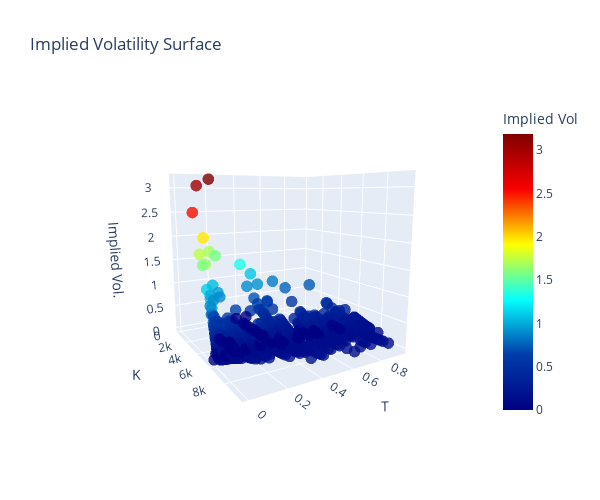

Source (notebook cell):
### Markdown cell above
The heatmap above displays the mean relative error between the Black-Scholes model and market prices, binned by strike price (x-axis) and time to maturity (y-axis).

### Key Observations:

Mid to long maturities and moderate strikes (central region) tend to exhibit lower relative errors, indicating better model performance in more liquid, near-the-money scenarios.

However, an important fact that should not be neglected, is that while the Black-Scholes model assumes that the volatility is constant, to compute this prices I have used the `Yahoo finance` implied volatility, which is not constant.

### Code cell
import plotly.graph_objects as go

df = BS_df_call.dropna(subset=['strike', 'T', 'impliedVolatility'])


fig = go.Figure(data=[go.Scatter3d(
    x=df['strike'],
    y=df['T'],
    z=df['impliedVolatility'],
    mode='markers',
    marker=dict(
        size=4,
        color=df['impliedVolatility'],      
        colorscale='jet',     
        colorbar=dict(title='Implied Vol'),
        opacity=0.8
    )
)])

fig.update_layout(
    title='Implied Volatility Surface',
    scene=dict(
        xaxis_title='K',
        yaxis_title='T',
        zaxis_title='Implied Vol.'
    ),
    width=600,
    height=500
)

### Figure 1 — Plotly figure (JSON) as saved in the notebook; plotly's stock layout.template omitted (floating-point values rounded to 4 significant figures; data arrays with more than 128 entries replaced by an {"elided": "..."} marker saying what was removed)
{"data": [{"marker": {"color": {"elided": "2218 float values"}, "colorbar": {"title": {"text": "Implied Vol"}}, "colorscale": [[0, "rgb(0,0,131)"], [0.2, "rgb(0,60,170)"], [0.4, "rgb(5,255,255)"], [0.6, "rgb(255,255,0)"], [0.8, "rgb(250,0,0)"], [1, "rgb(128,0,0)"]], "opacity": 0.8, "size": 4}, "mode": "markers", "type": "scatter3d", "x": {"elided": "2218 float values"}, "y": {"elided": "2218 float values"}, "z": {"elided": "2218 float values"}}], "layout": {"height": 500, "scene": {"aspectmode": "auto", "aspectratio": {"x": 1, "y": 1, "z": 1}, "camera": {"center": {"x": 0, "y": 0, "z": 0}, "eye": {"x": 1.898, "y": -1.135, "z": 0.3773}, "projection": {"type": "perspective"}, "up": {"x": 0, "y": 0, "z": 1}}, "xaxis": {"title": {"text": "K"}, "type": "linear"}, "yaxis": {"title": {"text": "T"}, "type": "linear"}, "zaxis": {"title": {"text": "Implied Vol."}, "type": "linear"}}, "title": {"text": "Implied Volatility Surface"}, "width": 600}}
